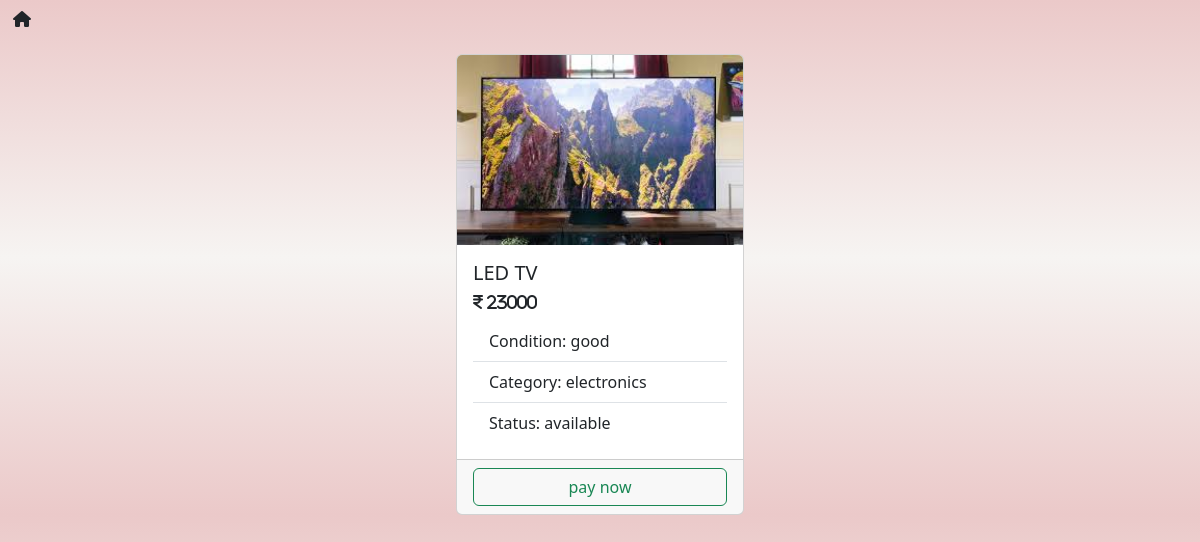
/buy/25/buy/ (signed in), run on the app's committed database.
### scrap/models.py (models this page shows, shortened)
class Scraps(models.Model):
    name=models.CharField(max_length=200)
    condition=models.CharField(max_length=200)
    price=models.PositiveIntegerField()
    picture=models.ImageField(upload_to="scrap_pic",null=True, blank=True)
    user = models.ForeignKey(User, on_delete=models.CASCADE, related_name="scrap_user")
    place=models.CharField(max_length=200)
    category=models.ForeignKey(Category,on_delete=models.CASCADE)
    created_date=models.DateTimeField(auto_now_add=True)
    status_option={
        ("sold","sold"),
        ("available","available")
    }
    status=models.CharField(max_length=200,choices=status_option,default="available")

class Category(models.Model):
    name=models.CharField(max_length=200)
    def __str__(self):
        return self.name

### scrap/views.py (the view)
# urls.py: path("buy/<int:pk>/buy/",views.BuyView.as_view(),name="buy"),
@method_decorator(decs,name="dispatch")
class BuyView(DetailView):
    template_name="buy.html"
    model=Scraps
    context_object_name="data"

### scrap/templates/buy.html (shortened to what this page needs)
<!DOCTYPE html>
{% load static %}
<html lang="en">
<head>
  <link href="https://cdn.jsdelivr.net/npm/bootstrap@5.3.2/dist/css/bootstrap.min.css" rel="stylesheet"
>
    <link rel="stylesheet" href="https://cdnjs.cloudflare.com/ajax/libs/font-awesome/6.5.1/css/all.min.css">
</head>
<body>
  <a class="nav-link active" aria-current="page" href="{%url 'home'%}">
    <button type="button" class="btn btn background-color:#faf9f8;">
    <i class="fa-solid fa-house color:#faf9f8;"></i>
  </button>
  </a>
  <form action="" method="post" enctype="multipart/form-data">
    <div class="container mt-3 d-flex justify-content-center">
      <div class="card" style="width: 18rem;">
        {% if data.picture %}
          <img src="{{ data.picture.url }}" class="card-img-top" alt="Product Image">
        {% endif %}
        <div class="card-body">
          <h5 class="card-title">{{ data.name }}</h5>
          <h6 class="card-text"><i class="fa-solid fa-indian-rupee-sign"> {{ data.price }}</i></h6>
          <ul class="list-group list-group-flush">
            <li class="list-group-item">Condition: {{ data.condition }}</li>
            <li class="list-group-item">Category: {{ data.category }}</li>
            <li class="list-group-item">Status: {{ data.status }}</li>
          </ul>
        </div>
        <div class="card-footer">
            <a href="{% url 'pay' %}" class="btn btn-outline-success d-flex justify-content-center">pay now</a>
        </div>
      </div>
    </div>
  </form>
</body>
</html>

### scrap/templates/buy.html (style rules this page uses)
body { background: linear-gradient(to bottom,#ebc9c9,#f6f4f2,#ebc9c9); }

### data on the page
Scraps: picture (picture), name "LED TV", price "23000", condition "good", category "electronics", status "available"
